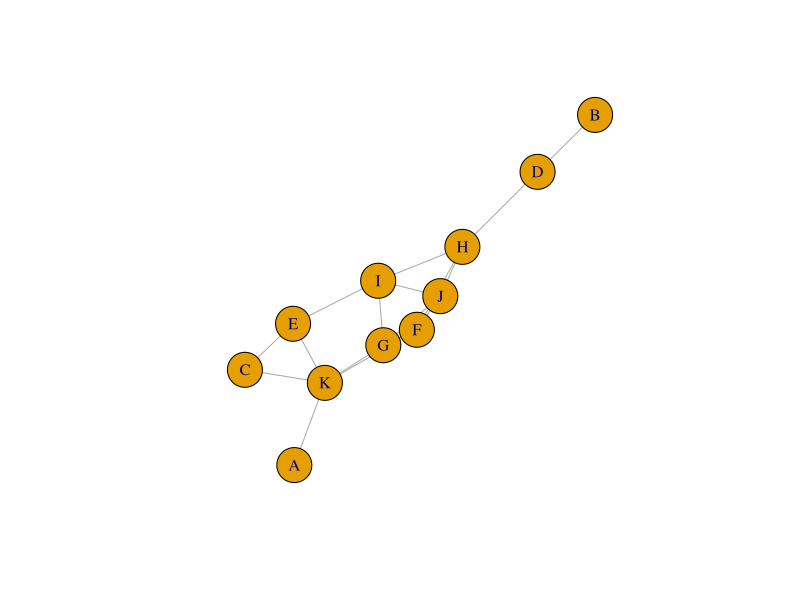

This figure's R source:
## ---- chunk 1
knitr::opts_chunk$set(
  collapse = TRUE,
  comment = "#>"
)
## ---- chunk 2
library(igraph)
## ---- chunk 3
el <- matrix(
  c(
    "A", "B", "C", "C", "D", "E", "E", "F", "F", "F", "F", "G", "G", "G", "H",
    "H", "I", "K", "D", "E", "K", "H", "I", "K", "G", "H", "J", "K", "I", "J",
    "K", "I", "J", "J"
  ),
  nrow = 17L,
  ncol = 2L
)

g <- graph_from_edgelist(el, directed = FALSE)
plot(
  g,
  vertex.label = V(g)$name,
  vertex.size = 20
)
## ---- chunk 4
degree(g)
## ---- chunk 5
betweenness(g)
## ---- chunk 6
closeness(g)
## ---- chunk 7
eigen_centrality(g)$vector
## ---- chunk 8
subgraph_centrality(g)
